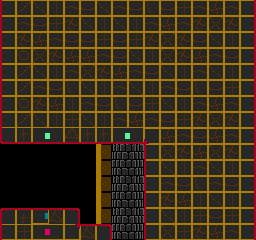

The image is a tile-based game level rendered from a .tmx file. Its description and complete source (layers, tilesets, objects, tile grids) follow:
An orthogonal 16x15 tile map with 16x16 px tiles, 2 tile layers (back, front) and 3 objects (Lift).

<map version="1.0" orientation="orthogonal" width="16" height="15" tilewidth="16" tileheight="16">
 <tileset firstgid="1" name="tiles1" tilewidth="16" tileheight="16">
  <image source="../../../img/tiles/tiles0.gif" trans="ff00ff" width="256" height="256" />
 </tileset>
 <layer name="back" width="16" height="15">
  <data encoding="csv">
0,0,0,0,0,0,0,0,0,0,0,0,0,0,0,0,
0,0,0,0,0,0,0,0,0,0,0,0,0,0,0,0,
0,0,0,0,0,0,0,0,0,0,0,0,0,0,0,0,
0,0,0,0,0,0,0,0,0,0,0,0,0,0,0,0,
0,0,0,0,0,0,0,0,0,0,0,0,0,0,0,0,
0,0,0,0,0,0,0,0,0,0,0,0,0,0,0,0,
0,0,0,0,0,0,0,0,0,0,0,0,0,0,0,0,
0,0,0,0,0,0,0,0,0,0,0,0,0,0,0,0,
0,0,0,0,0,0,182,131,132,0,0,0,0,0,0,0,
0,0,0,0,0,0,182,147,148,0,0,0,0,0,0,0,
0,0,0,0,0,0,182,131,132,0,0,0,0,0,0,0,
0,0,0,0,0,0,182,147,148,0,0,0,0,0,0,0,
0,0,0,0,0,0,182,131,132,0,0,0,0,0,0,0,
0,0,0,0,0,0,182,147,148,0,0,0,0,0,0,0,
0,0,0,0,0,0,182,131,132,0,0,0,0,0,0,0
</data>
 </layer>
 <layer name="front" width="16" height="15">
  <data encoding="csv">
97,98,99,100,101,102,99,101,102,103,102,116,101,118,101,104,
113,101,102,116,117,99,100,99,100,101,118,101,117,115,117,120,
97,117,118,101,102,102,116,102,116,117,115,117,102,99,100,104,
113,114,115,117,118,118,101,102,99,100,115,117,118,101,102,104,
97,98,99,100,101,115,117,118,101,102,99,100,101,99,100,120,
113,98,101,102,103,99,100,101,99,100,101,102,103,102,116,104,
97,114,117,118,100,101,102,103,102,116,99,100,101,118,101,104,
97,98,99,100,116,99,100,101,118,101,102,116,117,115,117,120,
17,20,5,6,23,20,20,5,6,149,118,101,102,118,101,104,
0,0,0,0,0,0,0,0,0,97,115,117,118,115,117,120,
0,0,0,0,0,0,0,0,0,113,99,100,101,99,100,104,
0,0,0,0,0,0,0,0,0,97,101,102,103,101,102,104,
0,0,0,0,0,0,0,0,0,97,117,118,100,99,100,104,
33,36,55,39,40,0,0,0,0,97,99,100,116,102,116,120,
97,116,81,82,134,39,40,0,0,113,115,116,117,118,101,120
</data>
 </layer>
 <objectgroup name="lines" width="16" height="15" visible="0">
  <properties>
   <property name="map_tile" value="6" />
   <property name="type" value="[&quot;s&quot;,&quot;w&quot;]" />
  </properties>
  <object x="0" y="32">
   <polyline points="0,0 0,128 144,128 144,208" />
  </object>
  <object x="112" y="240">
   <polyline points="0,0 0,-16 -32,-16 -32,-32 -112,-32" />
  </object>
 </objectgroup>
 <objectgroup name="objects" width="16" height="15">
  <object name="Lift" gid="232" x="112" y="208" />
 </objectgroup>
</map>
